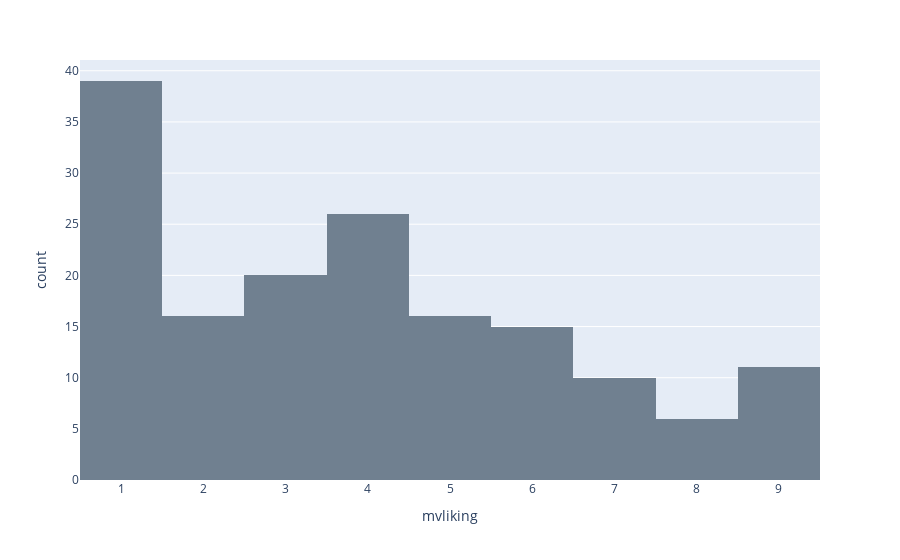

Source (notebook cell):
### Code cell
fig = px.histogram(data_frame=df_cluster1, x='mvliking', color_discrete_sequence=['slategray'])
fig.show()

### Figure 1 — Plotly figure (JSON) as saved in the notebook; plotly's stock layout.template omitted (floating-point values rounded to 4 significant figures; data arrays with more than 128 entries replaced by an {"elided": "..."} marker saying what was removed)
{"data": [{"alignmentgroup": "True", "bingroup": "x", "hovertemplate": "mvliking=%{x}<br>count=%{y}<extra></extra>", "legendgroup": "", "marker": {"color": "slategray", "pattern": {"shape": ""}}, "name": "", "offsetgroup": "", "orientation": "v", "showlegend": false, "type": "histogram", "x": {"elided": "159 int values"}, "xaxis": "x", "yaxis": "y"}], "layout": {"barmode": "relative", "legend": {"tracegroupgap": 0}, "margin": {"t": 60}, "xaxis": {"anchor": "y", "domain": [0, 1], "title": {"text": "mvliking"}}, "yaxis": {"anchor": "x", "domain": [0, 1], "title": {"text": "count"}}}}
